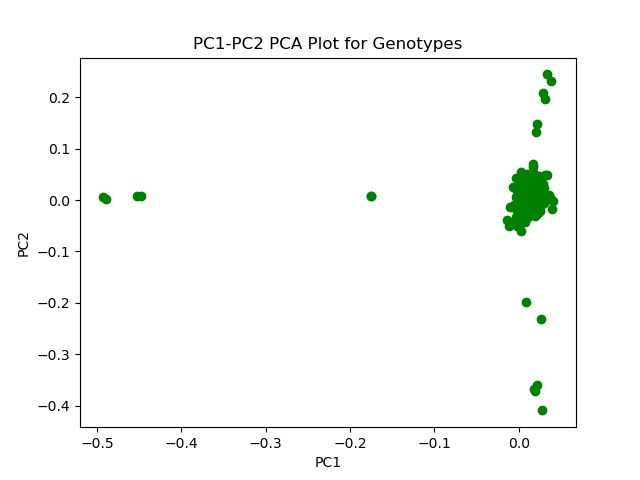

Generate this figure with Python:
#! /usr/bin/env python
# Usage: python Q2.py <.eigenvec file (fields: '0', 'indv.', 'pc1', 'pc2', 'pc3', 'pc...')> number_of_pc

import matplotlib.pyplot as plt # import matplotlib.pyplot
import numpy as np # import numpy
import sys # import sys

vec_fn = sys.argv[1] # give file path of .eigenvec file by the first argument in command line after q2.py
pc_number = sys.argv[2]

names_list = ['0', 'indv.']
for i in range(1, int(pc_number)+1):
	names_list.append('pc' + str(i))

vec_array = np.genfromtxt(vec_fn, dtype = None, encoding = None, names = names_list) # generate a numpy array from the given .eigenvec file

figa, axa = plt.subplots() # create a fig for PC1-PC2
axa.set_title('PC1-PC2 PCA Plot for Genotypes') # set the title
axa.set_xlabel('PC1') # set the label of x axis
axa.set_ylabel('PC2') # set the label of y axis
axa.scatter(vec_array['pc1'],vec_array['pc2'], color = 'green') # draw the plot with x = pc1, y = pc2
plt.show() # have a preview of the figure before saving it

figa.savefig('Q2.png') # save the figure
plt.close(figa) # close figure
